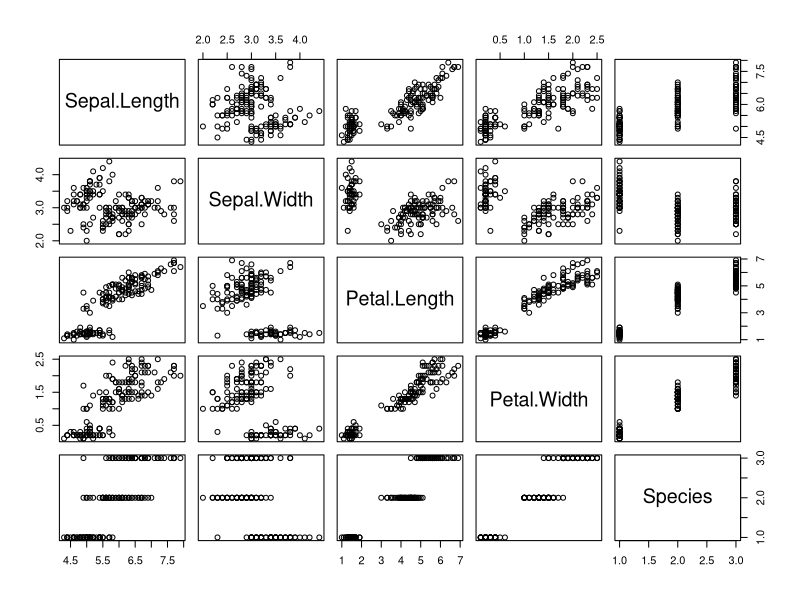
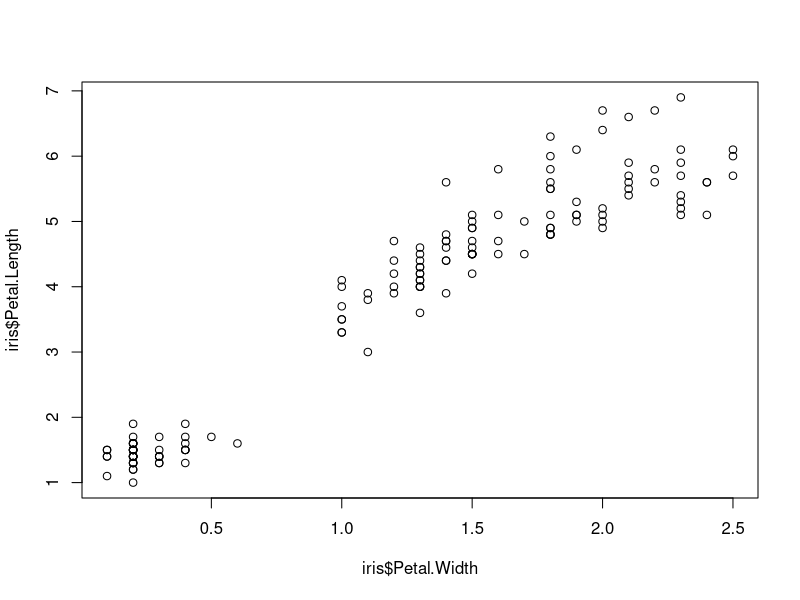

R code for these plots, in order:
library (datasets)
data (iris)
names (iris)
summary (iris)
summary (iris$Sepal.Width)
View(iris)
is.na(iris$Sepal.Width)
length(unique(iris$Sepal.Width))
plot(iris)
plot(iris$Petal.Width, iris$Petal.Length)